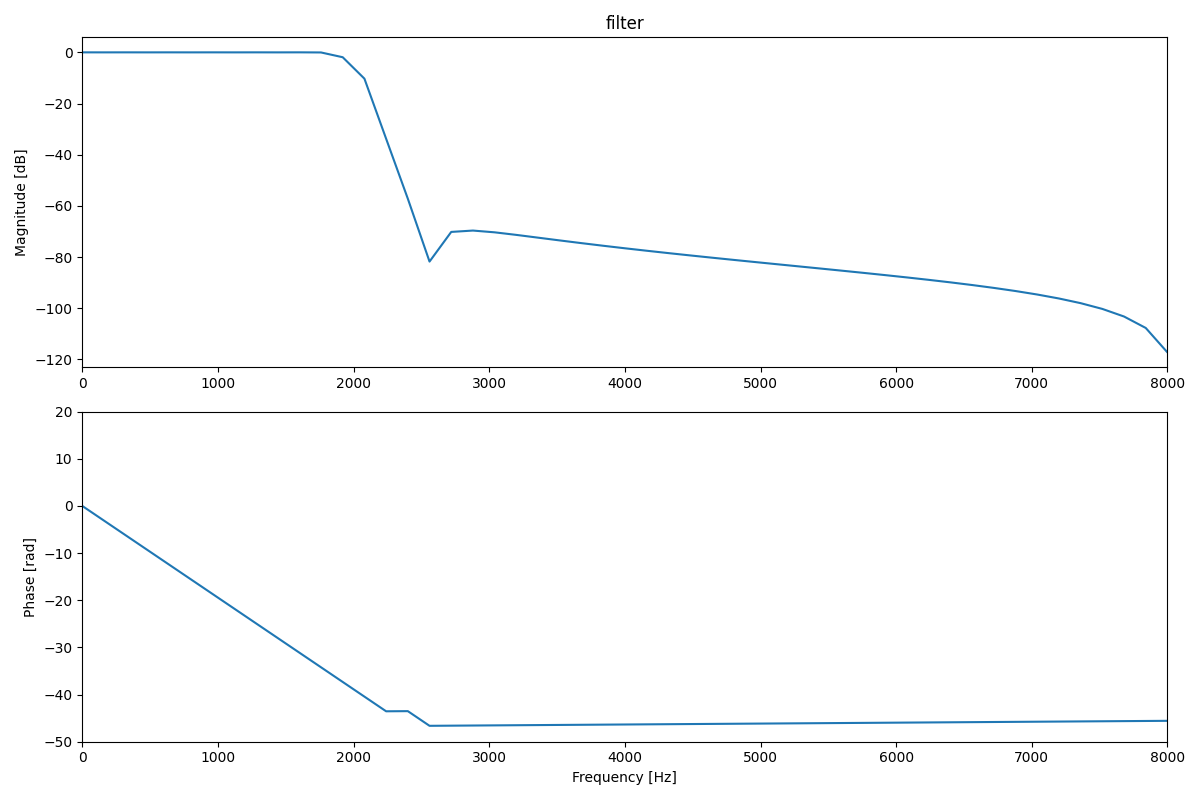

Write Python code to recreate this figure.
"""Filtering methods."""

import matplotlib.pyplot as plt
import numpy as np
import spectrogram as sp


def sinc(x, e=1e-5):
    """Sinc function."""
    return np.piecewise(x, [x == 0, x != 0], [1, lambda x: np.sin(x)/x])


def create_lpf(fc, sr, N, win_func=np.hamming):
    """Create LPF function.

    Args:
        fc (int): cut-off freqency
        sr (int): sample rate
        N (int): tap num
        win_func (function, optional): window function. Defaults to np.hamming.

    Returns:
        lpf (np.ndarray): low pass filter matrix
    """
    fc_norm = fc / (sr // 2)
    ideal_lpf = sinc(fc_norm * (np.arange(N) - (N - 1) / 2) * np.pi) * fc_norm
    window = win_func(N)

    return ideal_lpf * window


def conv(input, filter):
    """Convolve function.

    Args:
        input (np.ndarray): input matrix
        filter (np.ndarray): filter matrix

    Returns:
        output (np.ndarray): convolved matrix
    """
    filter_len = len(filter)

    extra_arr = np.zeros(len(filter) - 1)
    input = np.concatenate([extra_arr, input, extra_arr])

    output_len = len(input) - len(extra_arr)
    output = np.zeros(output_len)

    filter = filter[::-1].T
    for i in range(output_len):
        left, right = i, i + filter_len
        output[i] = np.dot(input[left:right], filter)

    return output


if __name__ == "__main__":
    cutoff_freq = 2000
    samplerate = 16000
    nyquist_freq = samplerate // 2
    N = 101

    filter = create_lpf(cutoff_freq, samplerate, N)
    mag, phase = sp.magphase(np.fft.fft(filter))
    mag_db = sp.mag_to_db(mag)
    phase = np.unwrap(phase)

    fig, axes = plt.subplots(2, 1, figsize=(12, 8))
    x = np.linspace(0, samplerate, len(mag_db))

    axes[0].plot(x, mag_db)
    axes[0].set_title("filter")
    axes[0].set_ylabel("Magnitude [dB]")
    axes[0].set_xlim(0, nyquist_freq)

    axes[1].plot(x, phase)
    axes[1].set_xlabel("Frequency [Hz]")
    axes[1].set_ylabel("Phase [rad]")
    axes[1].set_xlim(0, nyquist_freq)
    axes[1].set_ylim(-50, 20)

    plt.tight_layout()
    plt.savefig("filter.png")
